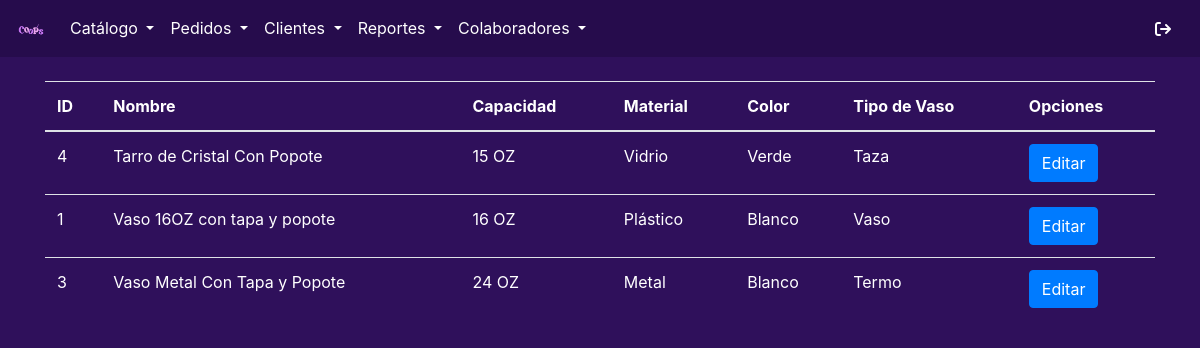
/visualizarVaso.php, run on the app's committed database.
### tables this page shows
CREATE TABLE `catalogo_vasos` (
  `id_vasos` int(11) NOT NULL,
  `id_color` int(11) NOT NULL,
  `id_material` int(11) NOT NULL,
  `id_capacidad` int(11) NOT NULL,
  `idtipo_vaso` int(11) NOT NULL,
  `nombre` text NOT NULL
);

CREATE TABLE `catalago_capacidad` (
  `id_capacidad` int(11) NOT NULL,
  `capacidad` text NOT NULL,
  `precio_capacidad` double NOT NULL
);

CREATE TABLE `catalago_material` (
  `id_material` int(11) NOT NULL,
  `material` text NOT NULL,
  `precio_material` double NOT NULL
);

CREATE TABLE `catalago_color` (
  `id_color` int(11) NOT NULL,
  `color` text NOT NULL
);

CREATE TABLE `tipo_vaso` (
  `idtipo_vaso` int(11) NOT NULL,
  `tipo_vaso` text NOT NULL
);

### visualizarVaso.php (the view, shortened to what this page needs)
<!DOCTYPE html>
<html lang="en">
<head>
    <link rel="stylesheet" href="css/bootstrap.css">
    <link rel="stylesheet" href="css/all.css">
</head>
<body style="background-color: #2f105b; ">
    <?php include 'menu.php'; ?>
    <?php
      include 'conexion.php';
      $query = "
          SELECT
              cv.id_vasos,
              cv.nombre,
              cc.capacidad AS capacidad,
              cm.material AS material,
              co.color AS color,
              tv.tipo_vaso AS tipo_vaso
          FROM
              catalogo_vasos cv
          JOIN
              catalago_capacidad cc ON cv.id_capacidad = cc.id_capacidad
          JOIN
              catalago_material cm ON cv.id_material = cm.id_material
          JOIN
              catalago_color co ON cv.id_color = co.id_color
          JOIN
              tipo_vaso tv ON cv.idtipo_vaso = tv.idtipo_vaso
      ";
      $resultado = $conexion->query($query);
    ?>
    <br>
    <div class="container">
        <div class="row">
            <div class="col-12">
                <table class="table" style="color: white;">
                    <thead>
                        <tr>
                            <th>ID</th>
                            <th>Nombre</th>
                            <th>Capacidad</th>
                            <th>Material</th>
                            <th>Color</th>
                            <th>Tipo de Vaso</th>
                            <th>Opciones</th>
                        </tr>
                    </thead>
                    <tbody>
                        <?php
                        if ($resultado && $resultado->num_rows > 0) {
                            while ($row = $resultado->fetch_assoc()) {
                        ?>
                        <tr>
                            <td><?php echo $row['id_vasos']; ?></td>
                            <td><?php echo $row['nombre']; ?></td>
                            <td><?php echo $row['capacidad']; ?></td>
                            <td><?php echo $row['material']; ?></td>
                            <td><?php echo $row['color']; ?></td>
                            <td><?php echo $row['tipo_vaso']; ?></td>
                            <td>
                                <a href="modificarVaso.php?id_vasos=<?php echo $row["id_vasos"]; ?>" class="btn btn-primary">Editar</a>
                            </td>
                        </tr>
                        <?php
                            }
                        } else {
                            echo "<tr><td colspan='6'>No hay datos disponibles</td></tr>";
                        }
                        ?>
                    </tbody>
                </table>
            </div>
        </div>
    </div>
</body>
</html>

### data on the page
catalogo_vasos: id_vasos "4", nombre "Tarro de Cristal Con Popote", id_capacidad.capacidad "15 OZ", id_material.material "Vidrio", id_color.color "Verde", idtipo_vaso.tipo_vaso "Taza"
catalogo_vasos: id_vasos "1", nombre "Vaso 16OZ con tapa y popote", id_capacidad.capacidad "16 OZ", id_material.material "Plástico", id_color.color "Blanco", idtipo_vaso.tipo_vaso "Vaso"
catalogo_vasos: id_vasos "3", nombre "Vaso Metal Con Tapa y Popote", id_capacidad.capacidad "24 OZ", id_material.material "Metal", id_color.color "Blanco", idtipo_vaso.tipo_vaso "Termo"
